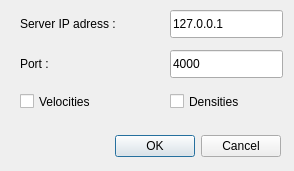
<?xml version="1.0" encoding="UTF-8"?>
<ui version="4.0">
 <class>FormConnect</class>
 <widget class="QDialog" name="FormConnect">
  <property name="windowModality">
   <enum>Qt::ApplicationModal</enum>
  </property>
  <property name="geometry">
   <rect>
    <x>0</x>
    <y>0</y>
    <width>294</width>
    <height>171</height>
   </rect>
  </property>
  <property name="minimumSize">
   <size>
    <width>294</width>
    <height>171</height>
   </size>
  </property>
  <property name="maximumSize">
   <size>
    <width>294</width>
    <height>171</height>
   </size>
  </property>
  <property name="windowTitle">
   <string>Connect</string>
  </property>
  <property name="autoFillBackground">
   <bool>false</bool>
  </property>
  <widget class="QDialogButtonBox" name="buttonBox">
   <property name="geometry">
    <rect>
     <x>30</x>
     <y>130</y>
     <width>251</width>
     <height>32</height>
    </rect>
   </property>
   <property name="orientation">
    <enum>Qt::Horizontal</enum>
   </property>
   <property name="standardButtons">
    <set>QDialogButtonBox::Cancel|QDialogButtonBox::Ok</set>
   </property>
  </widget>
  <widget class="QLineEdit" name="txtPort">
   <property name="geometry">
    <rect>
     <x>170</x>
     <y>50</y>
     <width>113</width>
     <height>28</height>
    </rect>
   </property>
   <property name="text">
    <string>4000</string>
   </property>
  </widget>
  <widget class="QLineEdit" name="txtIP">
   <property name="geometry">
    <rect>
     <x>170</x>
     <y>10</y>
     <width>113</width>
     <height>28</height>
    </rect>
   </property>
   <property name="text">
    <string>127.0.0.1</string>
   </property>
  </widget>
  <widget class="QLabel" name="label">
   <property name="geometry">
    <rect>
     <x>20</x>
     <y>10</y>
     <width>141</width>
     <height>28</height>
    </rect>
   </property>
   <property name="styleSheet">
    <string notr="true">font: 85 10pt &quot;Comic Sans MS&quot;;</string>
   </property>
   <property name="text">
    <string>Server IP adress :</string>
   </property>
  </widget>
  <widget class="QLabel" name="label_2">
   <property name="geometry">
    <rect>
     <x>20</x>
     <y>50</y>
     <width>111</width>
     <height>28</height>
    </rect>
   </property>
   <property name="styleSheet">
    <string notr="true">font: 85 10pt &quot;Comic Sans MS&quot;;</string>
   </property>
   <property name="text">
    <string>Port :</string>
   </property>
  </widget>
  <widget class="QCheckBox" name="chkVel">
   <property name="geometry">
    <rect>
     <x>20</x>
     <y>90</y>
     <width>113</width>
     <height>23</height>
    </rect>
   </property>
   <property name="styleSheet">
    <string notr="true">font: 85 10pt &quot;Comic Sans MS&quot;;</string>
   </property>
   <property name="text">
    <string>Velocities</string>
   </property>
  </widget>
  <widget class="QCheckBox" name="chkDens">
   <property name="geometry">
    <rect>
     <x>170</x>
     <y>90</y>
     <width>113</width>
     <height>23</height>
    </rect>
   </property>
   <property name="styleSheet">
    <string notr="true">font: 85 10pt &quot;Comic Sans MS&quot;;</string>
   </property>
   <property name="text">
    <string>Densities</string>
   </property>
  </widget>
 </widget>
 <resources/>
 <connections>
  <connection>
   <sender>buttonBox</sender>
   <signal>accepted()</signal>
   <receiver>FormConnect</receiver>
   <slot>accept()</slot>
   <hints>
    <hint type="sourcelabel">
     <x>248</x>
     <y>254</y>
    </hint>
    <hint type="destinationlabel">
     <x>157</x>
     <y>274</y>
    </hint>
   </hints>
  </connection>
  <connection>
   <sender>buttonBox</sender>
   <signal>rejected()</signal>
   <receiver>FormConnect</receiver>
   <slot>reject()</slot>
   <hints>
    <hint type="sourcelabel">
     <x>316</x>
     <y>260</y>
    </hint>
    <hint type="destinationlabel">
     <x>286</x>
     <y>274</y>
    </hint>
   </hints>
  </connection>
 </connections>
</ui>
